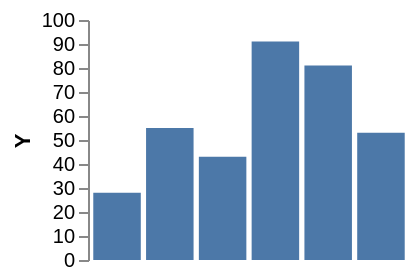

Write a Vega-Lite specification for this figure.
### Vega specification from a JSON file in a GitHub repository (floating-point values rounded to 4 significant figures)
{"width": 200, "height": 120, "padding": 5, "data": [{"name": "t", "values": [{"a": "Alpha", "b": 28, "c": "x", "d": 1}, {"a": "Bravo", "b": 55, "c": "y", "d": 2}, {"a": "Charlie", "b": 43, "c": "x", "d": 3}, {"a": "Delta", "b": 91, "c": "z", "d": 4}, {"a": "Echo", "b": 81, "c": "y", "d": 5}, {"a": "Foxtrot", "b": 53, "c": "z", "d": 6}]}], "scales": [{"name": "x", "type": "band", "domain": {"data": "t", "field": "a"}, "range": "width", "padding": 0.1}, {"name": "y", "type": "linear", "domain": {"data": "t", "field": "b"}, "range": "height", "nice": true}, {"name": "color", "type": "ordinal", "domain": {"data": "t", "field": "c"}, "range": {"scheme": "category10"}}, {"name": "ramp", "type": "linear", "domain": {"data": "t", "field": "d"}, "range": {"scheme": "blues"}}, {"name": "size", "type": "linear", "domain": {"data": "t", "field": "b"}, "range": [10, 200]}, {"name": "shape", "type": "ordinal", "domain": {"data": "t", "field": "c"}, "range": "symbol"}, {"name": "quant", "type": "quantize", "domain": [0, 100], "range": {"scheme": "greens", "count": 4}}], "marks": [{"type": "group", "clip": true, "encode": {"enter": {"width": {"signal": "width"}, "height": {"signal": "height"}}}, "marks": [{"type": "rect", "from": {"data": "t"}, "encode": {"enter": {"x": {"scale": "x", "field": "a"}, "width": {"scale": "x", "band": 1}, "y": {"scale": "y", "field": "b"}, "y2": {"scale": "y", "value": 0}}}}]}], "autosize": {"type": "fit-x", "contains": "content"}, "axes": [{"orient": "left", "scale": "y", "title": "Y"}]}
